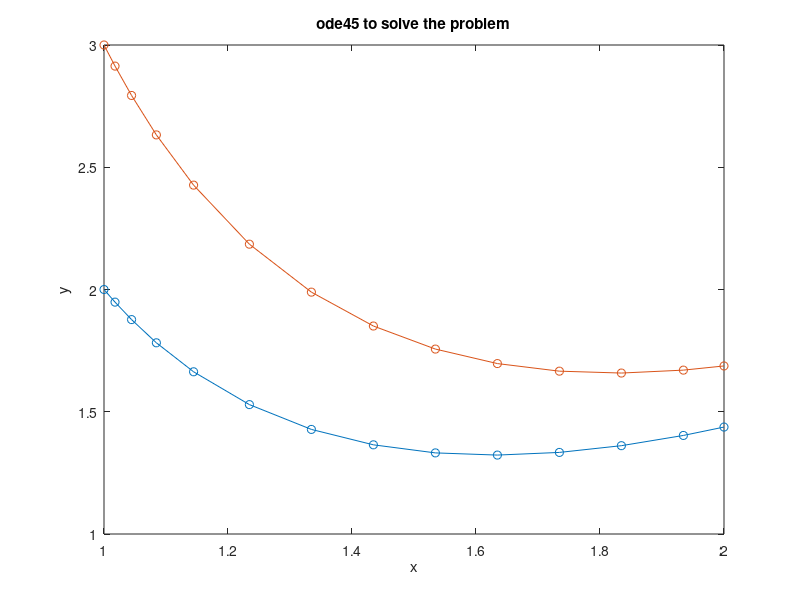

Write MATLAB code to recreate this figure.
clc;
close all;
clear all;
f=@(t,y) (t.^2 -2.*y)./(t);
y0=2:3;
[t,y]= ode23(f,[1,2], y0);
plot(t,y,'-o')
xlabel('x')
ylabel('y')
title('ode45 to solve the problem')